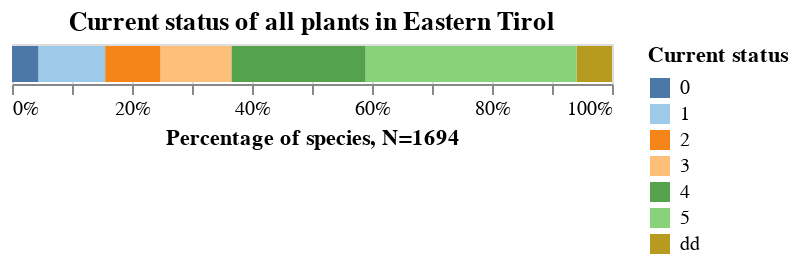

The notebook cell this image was saved under:
### Code cell
category = "Osttirol_A"
title = 'Current status of all plants in Eastern Tirol'

plot_bar(red_list_tir_df, category, sort_order, title, x_title, legend_title)

### Figure 1 — Vega-Lite specification as saved in the notebook (floating-point values rounded to 4 significant figures)
{"config": {"view": {"continuousWidth": 300, "continuousHeight": 300}}, "data": {"name": "data-fd6df5ddfff83207ae9fee4f0e17dbd5"}, "mark": {"type": "bar", "tooltip": true}, "encoding": {"color": {"field": "Osttirol_A", "legend": {"title": "Current status"}, "scale": {"scheme": "tableau20"}, "sort": ["0", "1", "2", "3", "4", "5", "dd"], "type": "ordinal"}, "order": {"field": "color_Osttirol_A_sort_index", "type": "ordinal"}, "x": {"field": "len", "stack": "normalize", "title": "Percentage of species, N=1694", "type": "quantitative"}}, "params": [{"name": "param_4", "select": {"type": "interval", "encodings": ["x", "y"]}, "bind": "scales"}], "title": "Current status of all plants in Eastern Tirol", "$schema": "https://vega.github.io/schema/vega-lite/v5.20.1.json", "datasets": {"data-fd6df5ddfff83207ae9fee4f0e17dbd5": [{"Osttirol_A": "dd", "len": 100}, {"Osttirol_A": "5", "len": 596}, {"Osttirol_A": "3", "len": 201}, {"Osttirol_A": "4", "len": 378}, {"Osttirol_A": "0", "len": 75}, {"Osttirol_A": "1", "len": 188}, {"Osttirol_A": "2", "len": 156}]}}
